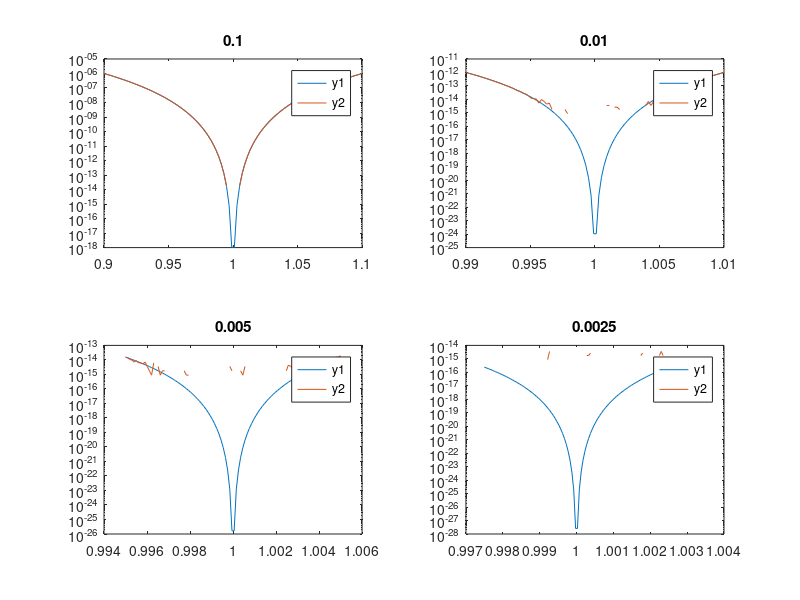

The MATLAB source for this figure:
%esercizio 1
S(1)=0;

for i=1:10000
    S(i+1) = S(i)+0.0001;
end
S(end);
S(end) == 1.000;
err = abs(1-S(end))

pause
clear all
close all
clc
%esercizio 2

x = 77777777
y = sqrt(x^2+1)-x;
z = 1/(sqrt(x^2+1)+x);
err = abs(y-z)

pause
clear all
close all
clc

%esercizio 3
f1 = @(x) (1-x).^6;
f2 = @(x) x.^6-6*x.^5+15*x.^4-20*x.^3+15*x.^2-6*x+1;
i=0;
for delta = [0.1 0.01 0.005 0.0025]
    x = linspace(1-delta,1+delta);
    y1 = f1(x);
    y2 = f2(x);
    i =i+1;
    err = abs(y1-y2);
    subplot(2,2,i);
    %plot(x,y1);
    semilogy(x,y1);
    hold on
    %plot(x,y2);
    semilogy(x,y2)
    legend("y1","y2");
    title(delta);
end
